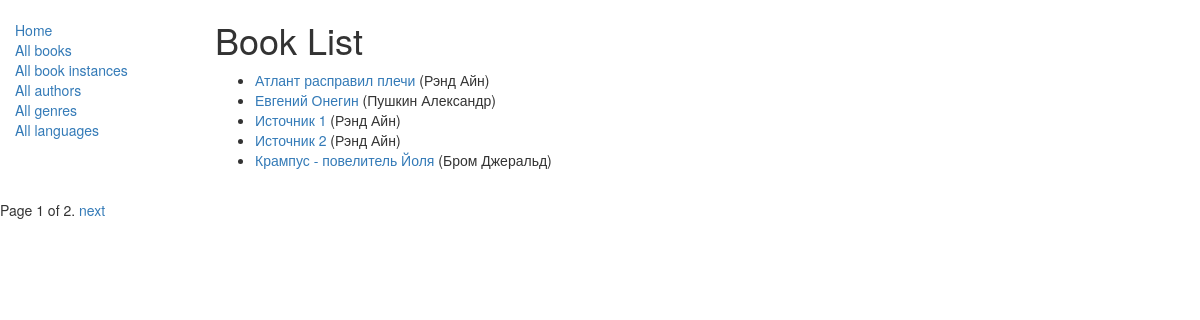
/catalog/books/, run on the app's committed database.
### catalog/models.py (models this page shows, shortened)
class Book(models.Model):
    title = models.CharField(max_length=200)
    author = models.ForeignKey('Author', on_delete=models.SET_NULL, null=True)
    summary = models.TextField(max_length=1000, help_text='Добавьте описание для книги.')
    isbn = models.CharField('ISBN', max_length=13, help_text="13 Персонажей <a href='https://www.isbn-international.org/content/what-isbn'>ISBN</a>")
    genre = models.ManyToManyField('Genre', help_text="Выберите жанр для книги.")
    language = models.ForeignKey('Language', on_delete=models.SET_NULL, null=True)
    class Meta:
        ordering = ['title','author']
    def get_absolute_url(self):
        return reverse("book-detail", args=[str(self.id)])
    def display_genre(self):
        return ", ".join([genre.name for genre in self.genre.all()[:3] ])
    display_genre.short_description = 'Genre'

class Author(models.Model):
    first_name = models.CharField(max_length=100)
    last_name = models.CharField(max_length=100)
    date_of_birth = models.DateField(null=True, blank=True)
    date_of_death = models.DateField('Died', null=True, blank=True)
    def __str__(self):
        return '%s %s' % (self.last_name, self.first_name)
    class Meta:
        ordering = ['last_name',]

### catalog/views.py (the view)
# urls.py: path('books/', views.BookListView.as_view(), name='books'),
class BookListView(generic.ListView):
    model = Book
    template_name = 'catalog/book_list.html'
    paginate_by = 5
    def get_queryset(self):
        return Book.objects.all()

### catalog/templates/catalog/book_list.html
{% extends "base_generic.html" %}
{% block content %}
    <h1>Book List</h1>
    {% if book_list %}
    <ul>
      {% for book in book_list %}
      <li>
        <a href="{{ book.get_absolute_url }}">{{ book.title }}</a> ({{book.author}})
      </li>
      {% endfor %}
    </ul>
    {% else %}
      <p>There are no books in the library.</p>
    {% endif %}
{% endblock %}

### data on the page
Book: title "Атлант расправил плечи", author "Рэнд Айн"
Book: title "Евгений Онегин", author "Пушкин Александр"
Book: title "Источник 1", author "Рэнд Айн"
Book: title "Источник 2", author "Рэнд Айн"
Book: title "Крампус - повелитель Йоля", author "Бром Джеральд"

### other printed values
{{ page_obj.number }} "1"
{{ page_obj.paginator.num_pages }} "2"
